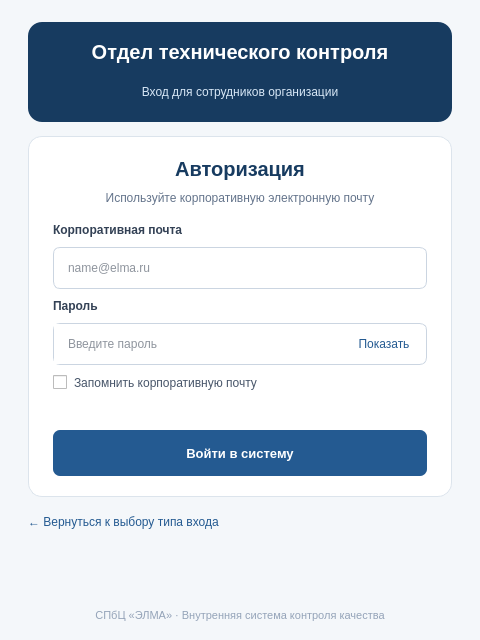
<?xml version="1.0" encoding="UTF-8"?>
<ui version="4.0">
 <class>EmployeeLoginDialog</class>
 <widget class="QDialog" name="EmployeeLoginDialog">
  <property name="geometry">
   <rect>
    <x>0</x>
    <y>0</y>
    <width>480</width>
    <height>640</height>
   </rect>
  </property>
  <property name="minimumSize">
   <size>
    <width>480</width>
    <height>640</height>
   </size>
  </property>
  <property name="maximumSize">
   <size>
    <width>480</width>
    <height>640</height>
   </size>
  </property>
  <property name="windowTitle">
   <string>Вход для сотрудников — ЭЛМА</string>
  </property>
  <property name="styleSheet">
   <string notr="true">
QDialog#EmployeeLoginDialog { background-color: #F4F7FA; }
QFrame#headerFrame { background-color: #173B60; border-radius: 14px; }
QLabel#lblLogo { color: white; font-size: 25pt; font-weight: bold; }
QLabel#lblSystemName, QLabel#lblHeaderSubtitle { color: #D7E7F6; font-size: 9pt; }
QLabel#lblHeaderTitle { color: white; font-size: 15pt; font-weight: bold; }
QFrame#loginCard { background-color: white; border: 1px solid #DCE4EC; border-radius: 14px; }
QLabel#lblFormTitle { color: #173B60; font-size: 15pt; font-weight: bold; }
QLabel#lblFormSubtitle { color: #64748B; font-size: 9pt; }
QLabel#lblEmail, QLabel#lblPassword { color: #334155; font-size: 9pt; font-weight: bold; border: none; }
QLineEdit { background: white; color: #1E293B; border: 1px solid #CBD5E1; border-radius: 7px; padding: 10px 12px; min-height: 20px; }
QLineEdit:focus { border: 1px solid #245A91; }
QFrame#passwordFrame { border: 1px solid #CBD5E1; border-radius: 7px; }
QFrame#passwordFrame QLineEdit { border: none; border-radius: 0px; }
QPushButton#btnTogglePassword { background: white; color: #245A91; border: none; padding: 7px 10px; min-width: 64px; }
QPushButton#btnTogglePassword:hover { background: #F1F5F9; }
QPushButton#btnLogin { background: #245A91; color: white; border: none; border-radius: 7px; padding: 12px; font-size: 10pt; font-weight: bold; min-height: 22px; }
QPushButton#btnLogin:hover { background: #1B466F; }
QPushButton#btnBack { background: transparent; color: #245A91; border: none; text-align: left; padding: 4px 0px; }
QPushButton#btnBack:hover { color: #173B60; text-decoration: underline; }
QCheckBox#chkRememberEmail { color: #475569; spacing: 7px; }
QLabel#lblError { color: #B42318; font-size: 9pt; }
QLabel#lblFooter { color: #94A3B8; font-size: 8pt; }
  </string>
  </property>
  <layout class="QVBoxLayout" name="mainLayout">
   <property name="spacing">
    <number>14</number>
   </property>
   <property name="leftMargin">
    <number>28</number>
   </property>
   <property name="topMargin">
    <number>22</number>
   </property>
   <property name="rightMargin">
    <number>28</number>
   </property>
   <property name="bottomMargin">
    <number>18</number>
   </property>
   <item>
    <widget class="QFrame" name="headerFrame">
     <property name="minimumSize">
      <size>
       <width>0</width>
       <height>100</height>
      </size>
     </property>
     <property name="maximumSize">
      <size>
       <width>16777215</width>
       <height>142</height>
      </size>
     </property>
     <layout class="QVBoxLayout" name="headerLayout">
      <property name="spacing">
       <number>4</number>
      </property>
      <property name="leftMargin">
       <number>16</number>
      </property>
      <property name="topMargin">
       <number>12</number>
      </property>
      <property name="rightMargin">
       <number>16</number>
      </property>
      <property name="bottomMargin">
       <number>12</number>
      </property>
      <item>
       <widget class="QLabel" name="lblHeaderTitle">
        <property name="text">
         <string>Отдел технического контроля</string>
        </property>
        <property name="alignment">
         <set>Qt::AlignCenter</set>
        </property>
       </widget>
      </item>
      <item>
       <widget class="QLabel" name="lblHeaderSubtitle">
        <property name="text">
         <string>Вход для сотрудников организации</string>
        </property>
        <property name="alignment">
         <set>Qt::AlignCenter</set>
        </property>
       </widget>
      </item>
     </layout>
    </widget>
   </item>
   <item>
    <widget class="QFrame" name="loginCard">
     <layout class="QVBoxLayout" name="cardLayout">
      <property name="spacing">
       <number>10</number>
      </property>
      <property name="leftMargin">
       <number>24</number>
      </property>
      <property name="topMargin">
       <number>20</number>
      </property>
      <property name="rightMargin">
       <number>24</number>
      </property>
      <property name="bottomMargin">
       <number>20</number>
      </property>
      <item>
       <widget class="QLabel" name="lblFormTitle">
        <property name="text">
         <string>Авторизация</string>
        </property>
        <property name="alignment">
         <set>Qt::AlignCenter</set>
        </property>
       </widget>
      </item>
      <item>
       <widget class="QLabel" name="lblFormSubtitle">
        <property name="text">
         <string>Используйте корпоративную электронную почту</string>
        </property>
        <property name="alignment">
         <set>Qt::AlignCenter</set>
        </property>
        <property name="wordWrap">
         <bool>true</bool>
        </property>
       </widget>
      </item>
      <item>
       <spacer name="topSpacer">
        <property name="orientation">
         <enum>Qt::Vertical</enum>
        </property>
        <property name="sizeHint" stdset="0">
         <size>
          <width>20</width>
          <height>8</height>
         </size>
        </property>
       </spacer>
      </item>
      <item>
       <widget class="QLabel" name="lblEmail">
        <property name="text">
         <string>Корпоративная почта</string>
        </property>
       </widget>
      </item>
      <item>
       <widget class="QLineEdit" name="editEmail">
        <property name="placeholderText">
         <string>name@elma.ru</string>
        </property>
        <property name="clearButtonEnabled">
         <bool>true</bool>
        </property>
       </widget>
      </item>
      <item>
       <widget class="QLabel" name="lblPassword">
        <property name="text">
         <string>Пароль</string>
        </property>
       </widget>
      </item>
      <item>
       <widget class="QFrame" name="passwordFrame">
        <layout class="QHBoxLayout" name="passwordLayout">
         <property name="spacing">
          <number>0</number>
         </property>
         <property name="leftMargin">
          <number>0</number>
         </property>
         <property name="topMargin">
          <number>0</number>
         </property>
         <property name="rightMargin">
          <number>0</number>
         </property>
         <property name="bottomMargin">
          <number>0</number>
         </property>
         <item>
          <widget class="QLineEdit" name="editPassword">
           <property name="echoMode">
            <enum>QLineEdit::Password</enum>
           </property>
           <property name="placeholderText">
            <string>Введите пароль</string>
           </property>
          </widget>
         </item>
         <item>
          <widget class="QPushButton" name="btnTogglePassword">
           <property name="focusPolicy">
            <enum>Qt::NoFocus</enum>
           </property>
           <property name="text">
            <string>Показать</string>
           </property>
           <property name="checkable">
            <bool>true</bool>
           </property>
          </widget>
         </item>
        </layout>
       </widget>
      </item>
      <item>
       <widget class="QCheckBox" name="chkRememberEmail">
        <property name="text">
         <string>Запомнить корпоративную почту</string>
        </property>
       </widget>
      </item>
      <item>
       <widget class="QLabel" name="lblError">
        <property name="minimumSize">
         <size>
          <width>0</width>
          <height>20</height>
         </size>
        </property>
        <property name="text">
         <string/>
        </property>
        <property name="wordWrap">
         <bool>true</bool>
        </property>
       </widget>
      </item>
      <item>
       <widget class="QPushButton" name="btnLogin">
        <property name="text">
         <string>Войти в систему</string>
        </property>
        <property name="default">
         <bool>true</bool>
        </property>
       </widget>
      </item>
     </layout>
    </widget>
   </item>
   <item>
    <widget class="QPushButton" name="btnBack">
     <property name="text">
      <string>← Вернуться к выбору типа входа</string>
     </property>
    </widget>
   </item>
   <item>
    <spacer name="footerSpacer">
     <property name="orientation">
      <enum>Qt::Vertical</enum>
     </property>
     <property name="sizeHint" stdset="0">
      <size>
       <width>20</width>
       <height>2</height>
      </size>
     </property>
    </spacer>
   </item>
   <item>
    <widget class="QLabel" name="lblFooter">
     <property name="text">
      <string>СПбЦ «ЭЛМА» · Внутренняя система контроля качества</string>
     </property>
     <property name="alignment">
      <set>Qt::AlignCenter</set>
     </property>
    </widget>
   </item>
  </layout>
 </widget>
 <resources/>
 <connections/>
</ui>
